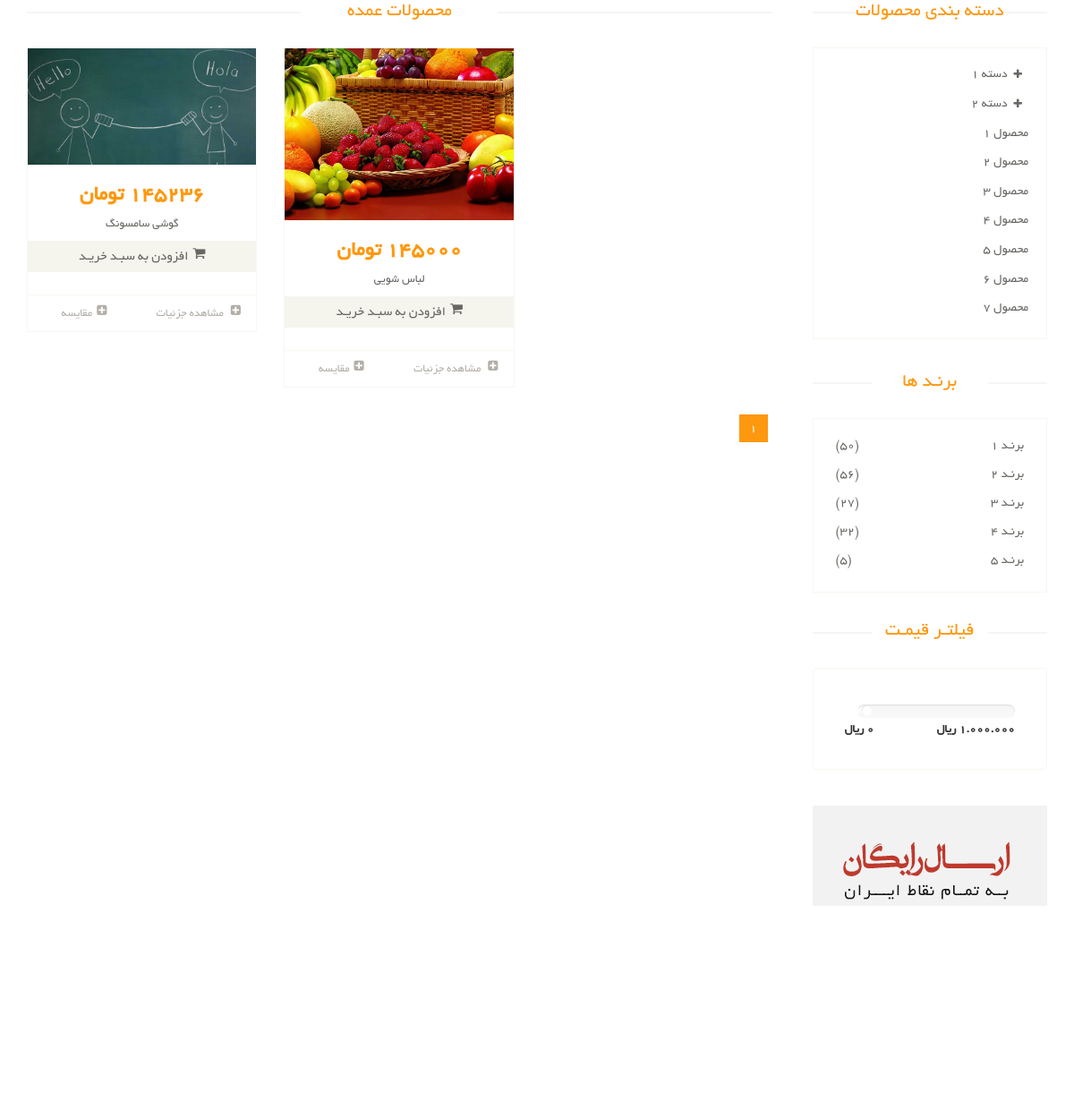
Screenshot of /products/ with the database file from the repository.
### product/models.py (models this page shows, shortened)
class Product(models.Model):
    title = models.CharField(max_length=100, verbose_name='عنوان محصول')
    category = models.ManyToManyField(
        ProductCategory,
        related_name='product_categories',
        verbose_name='دسته بندی ها')
    image = models.ImageField(upload_to='images/products', null=True, blank=True, verbose_name='تصویر محصول')
    brand = models.ForeignKey(
                ProductBrand,
                on_delete=models.CASCADE,
                verbose_name='برند',
                null=True, blank=True
    )
    price = models.IntegerField(verbose_name='قیمت')
    short_description = models.TextField(
        null=True, db_index=True, verbose_name='توضیح کوتاه')
    description = models.TextField(
        null=True,  db_index=True, verbose_name='توضیح اصلی')
    is_active = models.BooleanField(
        default=False, verbose_name='فعال / غیر فعال')
    slug = models.SlugField(
        default='',
        null=False,
        db_index=True,
        blank=True,
        max_length=255,
        unique=True,
        verbose_name='عنوان در url'
    )
    is_delete = models.BooleanField(verbose_name='حذف شده / نشده')
    def get_absolute_url(self):
        return reverse('product-detail', args=[self.slug])
    class Meta:
        verbose_name = ' محصول'
        verbose_name_plural = '  محصول ها'

### product/views.py (the view)
# urls.py: path('', views.ProductListView.as_view(), name='product-list'),
class ProductListView(ListView):
    template_name = 'product/product_list.html'
    model = Product
    context_object_name = 'products'
    ordering = ['-price']
    paginate_by = 6

### product/templates/product/product_list.html (shortened to what this page needs)
{% extends 'shared/_layout.html' %}
{% block content %}
<section>
    <div class="container">
        <div class="row">
            <div class="col-sm-9 padding-right">
                <div class="features_items">
                    <h2 class="title text-center">محصولات عمده</h2>
                    {% for product in products  %}
                        {% include 'includes/product_item_partiales.html' with product=product%}
                    {% endfor %}
                    <div class="clearfix"></div>
                    <ul class="pagination">
                        {% for pageNumber in paginator.page_range %}
                            <li class="{% if page_obj.number == pageNumber %}active{% endif %}">
                                <a href="?page={{ pageNumber}}">{{pageNumber}}</a>
                            </li>
                        {% endfor %}
                    </ul>
                </div>
            </div>
            <div class="col-sm-3">
                <div class="left-sidebar">
                    <h2>دسته بندی محصولات</h2>
                    <div class="panel-group category-products" id="accordian">
                        <div class="panel panel-default">
                            <div class="panel-heading">
                                <h4 class="panel-title">
                                    <a data-toggle="collapse" data-parent="#accordian" href="#sportswear">
                                        <span class="badge pull-right"><i class="fa fa-plus"></i></span>
                                        دسته 1
                                    </a>
                                </h4>
                            </div>
                        </div>
                        <div class="panel panel-default">
                            <div class="panel-heading">
                                <h4 class="panel-title">
                                    <a data-toggle="collapse" data-parent="#accordian" href="#mens">
                                        <span class="badge pull-right"><i class="fa fa-plus"></i></span>
                                        دسته 2
                                    </a>
                                </h4>
                            </div>
                        </div>
                        <div class="panel panel-default">
                            <div class="panel-heading">
                                <h4 class="panel-title"><a href="#">محصول 1</a></h4>
                            </div>
                        </div>
                        <div class="panel panel-default">
                            <div class="panel-heading">
                                <h4 class="panel-title"><a href="#">محصول 2</a></h4>
                            </div>
                        </div>
                        <div class="panel panel-default">
                            <div class="panel-heading">
                                <h4 class="panel-title"><a href="#">محصول 3</a></h4>
                            </div>
                        </div>
                        <div class="panel panel-default">
                            <div class="panel-heading">
                                <h4 class="panel-title"><a href="#">محصول 4</a></h4>
                            </div>
                        </div>
                        <div class="panel panel-default">
                            <div class="panel-heading">
                                <h4 class="panel-title"><a href="#">محصول 5</a></h4>
                            </div>
                        </div>
                        <div class="panel panel-default">
                            <div class="panel-heading">
                                <h4 class="panel-title"><a href="#">محصول 6</a></h4>
                            </div>
                        </div>
                        <div class="panel panel-default">
                            <div class="panel-heading">
                                <h4 class="panel-title"><a href="#">محصول 7</a></h4>
                            </div>
                        </div>
                    </div>
                    <div class="brands_products">
                        <h2>برنـد ها</h2>
                        <div class="brands-name">
                            <ul class="nav nav-pills nav-stacked">
                                <li><a href=""> <span class="pull-left">(50)</span>برنـد 1</a></li>
                                <li><a href=""> <span class="pull-left">(56)</span>برنـد 2</a></li>
                                <li><a href=""> <span class="pull-left">(27)</span>برنـد 3</a></li>
                                <li><a href=""> <span class="pull-left">(32)</span>برنـد 4</a></li>
                                <li><a href=""> <span class="pull-left">(5)</span>برنـد 5</a></li>
                            </ul>
                        </div>
                    </div>
                    <div class="price-range">
                        <h2>فیلتـر قیمـت</h2>
                        <div class="well">
                             <div class="slider slider-horizontal" style="width: 176px;"></div><br>
                             <b>1.000.000 ريال</b> <b class="pull-left">0 ريال</b>
                        </div>
                    </div>
                    <div class="shipping text-center">
                        <img src="images/home/shipping.jpg" alt="">
                    </div>
                </div>
            </div>
        </div>
    </div>
</section>
{% endblock  %}

### product/templates/includes/product_item_partiales.html (shortened to what this page needs)
<div class="col-sm-4">
    <div class="product-image-wrapper">
        <div class="single-products">
            <div class="productinfo text-center">
                {% if product.image %}
                    <img src="{{product.image.url}}" alt="">
                {% else %}
                    <img src="images/shop/product.jpg" alt="">
                {% endif %}
                <h2>{{product.price }} تومان</h2>
                <p>{{product.title }}</p>
                <a href="#" class="btn btn-default add-to-cart"><i class="fa fa-shopping-cart"></i>افزودن به سبـد خریـد</a>
            </div>
            <div class="product-overlay">
                <div class="overlay-content">
                </div>
            </div>
        </div>
        <div class="choose">
            <ul class="nav nav-pills nav-justified">
                <li><a href="{{ product.get_absolute_url }}"><i class="fa fa-plus-square"></i> مشاهده جزئیات</a></li>
                <li><a href=""><i class="fa fa-plus-square"></i>مقایسه</a></li>
            </ul>
        </div>
    </div>
    </div>

### static/css/price-range.css (style rules this page uses)
.slider { display: inline-block; vertical-align: middle; position: relative; }
.slider.slider-horizontal { width: 210px; height: 20px; }

### rows the page displays
Product: image (picture), price "145236", title "گوشی سامسونگ"
Product: image (picture), price "145000", title "لباس شویی"

### other values shown
{{ pageNumber }} "1"
